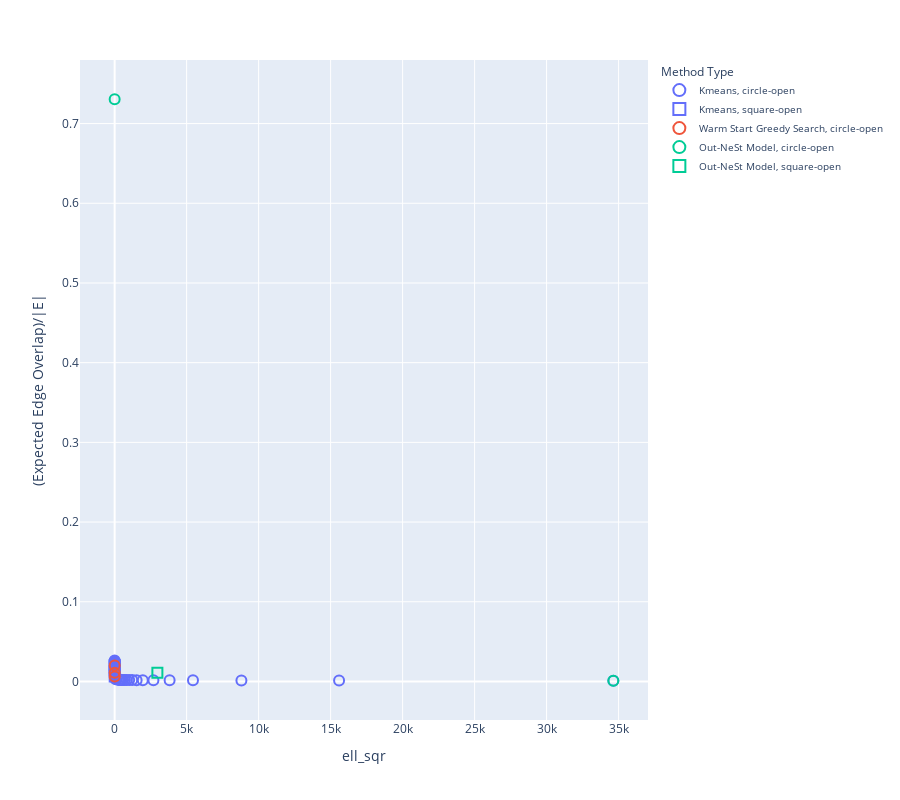

Notebook code for this chart:
### Code cell
import pandas as pd
import plotly.express as px

def get_method_type_name(method_type):
    if 'Kmeans' in method_type:
        return 'Kmeans'
    elif 'Warm Start Greedy Search' in method_type:
        return 'Warm Start Greedy Search'
    elif 'Greedy Search' in method_type:
        return 'Greedy Search'
    elif 'Opt. Cont. Scal.' in method_type:
        return 'Opt. Cont. Scal.'
    elif 'Out-NeSt Model' in method_type:
        return 'Out-NeSt Model'
    else:
        return 'Other'

dfplot['method_type_name'] = dfplot['method_type'].apply(get_method_type_name)
dfplot['(Expected Edge Overlap)/|E|'] = dfplot['expected_edge_overlap'] / G.number_of_edges()

# Determining shape based on is_pareto_front
dfplot['shape'] = dfplot['is_pareto_front'].apply(lambda x: 'circle-open' if x else 'square-open')

# Plotting with Plotly
fig = px.scatter(
    dfplot,
    x='ell_sqr',
    y='(Expected Edge Overlap)/|E|',
    hover_data=['method_type'],
    symbol='shape',
    color='method_type_name',
    symbol_sequence=['circle-open', 'square-open']
)

fig.update_traces(marker=dict(size=10, line=dict(width=2)))

# Updating layout for legend
fig.update_layout(
    height=800,
    legend_title_text='Method Type',
    legend=dict(
        title='Method Type',
        itemsizing='constant',
        traceorder='normal',
        font=dict(size=10)
    )
)

fig.show()

### Figure 1 — Plotly figure (JSON) as saved in the notebook; plotly's stock layout.template omitted (floating-point values rounded to 4 significant figures)
{"data": [{"customdata": [["Kmeans1d (k=1) on Katz centrality"], ["Kmeans1d (k=2) on Katz centrality"], ["Kmeans1d (k=3) on Katz centrality"], ["Kmeans1d (k=4) on Katz centrality"], ["Kmeans1d (k=5) on Katz centrality"], ["Kmeans1d (k=6) on Katz centrality"], ["Kmeans1d (k=7) on Katz centrality"], ["Kmeans1d (k=8) on Katz centrality"], ["Kmeans1d (k=9) on Katz centrality"], ["Kmeans1d (k=10) on Katz centrality"], ["Kmeans1d (k=11) on Katz centrality"], ["Kmeans1d (k=12) on Katz centrality"], ["Kmeans1d (k=13) on Katz centrality"], ["Kmeans1d (k=14) on Katz centrality"], ["Kmeans1d (k=15) on Katz centrality"], ["Kmeans1d (k=16) on Katz centrality"], ["Kmeans1d (k=17) on Katz centrality"], ["Kmeans1d (k=18) on Katz centrality"], ["Kmeans1d (k=19) on Katz centrality"], ["Kmeans1d (k=35) on Katz centrality"], ["Kmeans1d (k=65) on Katz centrality"], ["Kmeans1d (k=95) on Katz centrality"], ["Kmeans1d (k=155) on Katz centrality"], ["Kmeans1d (k=185) on Katz centrality"], ["Kmeans1d (k=215) on Katz centrality"], ["Kmeans1d (k=245) on Katz centrality"], ["Kmeans1d (k=275) on Katz centrality"], ["Kmeans1d (k=305) on Katz centrality"], ["Kmeans1d (k=335) on Katz centrality"], ["Kmeans1d (k=365) on Katz centrality"], ["Kmeans1d (k=395) on Katz centrality"], ["Kmeans1d (k=425) on Katz centrality"], ["Kmeans1d (k=455) on Katz centrality"], ["Kmeans1d (k=485) on Katz centrality"], ["Kmeans1d (k=515) on Katz centrality"], ["Kmeans1d (k=575) on Katz centrality"], ["Kmeans1d (k=605) on Katz centrality"], ["Kmeans1d (k=635) on Katz centrality"], ["Kmeans1d (k=665) on Katz centrality"], ["Kmeans1d (k=695) on Katz centrality"]], "hovertemplate": "method_type_name=Kmeans<br>shape=circle-open<br>ell_sqr=%{x}<br>(Expected Edge Overlap)/|E|=%{y}<br>method_type=%{customdata[0]}<extra></extra>", "legendgroup": "Kmeans, circle-open", "marker": {"color": "#636efa", "line": {"width": 2}, "size": 10, "symbol": "circle-open"}, "mode": "markers", "name": "Kmeans, circle-open", "orientation": "v", "showlegend": true, "type": "scatter", "x": [34640.0, 15590.0, 8804.0, 5441.0, 3818.0, 2693.0, 1954.0, 1527.0, 1218.0, 1008.0, 829.1, 706.1, 589.9, 499.5, 420.0, 363.9, 318.6, 284.9, 254.0, 71.92, 18.2, 7.724, 2.557, 1.754, 1.232, 0.9096, 0.6871, 0.534, 0.4253, 0.3475, 0.2894, 0.2444, 0.2078, 0.1782, 0.154, 0.1177, 0.1039, 0.09242, 0.08266, 0.07422], "xaxis": "x", "y": [0.000903, 0.001186, 0.001302, 0.001407, 0.001474, 0.001537, 0.001609, 0.001665, 0.001726, 0.001758, 0.0018, 0.001896, 0.001936, 0.001992, 0.002038, 0.002073, 0.00211, 0.002151, 0.002183, 0.002838, 0.003998, 0.005089, 0.007337, 0.00849, 0.009513, 0.0105, 0.01166, 0.01271, 0.01364, 0.01463, 0.01566, 0.0168, 0.01775, 0.01879, 0.0198, 0.02177, 0.02295, 0.02417, 0.02545, 0.02638], "yaxis": "y"}, {"customdata": [["Kmeans1d (k=125) on Katz centrality"], ["Kmeans1d (k=545) on Katz centrality"]], "hovertemplate": "method_type_name=Kmeans<br>shape=square-open<br>ell_sqr=%{x}<br>(Expected Edge Overlap)/|E|=%{y}<br>method_type=%{customdata[0]}<extra></extra>", "legendgroup": "Kmeans, square-open", "marker": {"color": "#636efa", "line": {"width": 2}, "size": 10, "symbol": "square-open"}, "mode": "markers", "name": "Kmeans, square-open", "orientation": "v", "showlegend": true, "type": "scatter", "x": [4.152, 0.1342], "xaxis": "x", "y": [0.006248, 0.0208], "yaxis": "y"}, {"customdata": [["Warm Start Greedy Search (w=0.005)"], ["Warm Start Greedy Search (w=0.0005)"], ["Warm Start Greedy Search (w=5e-05)"]], "hovertemplate": "method_type_name=Warm Start Greedy Search<br>shape=circle-open<br>ell_sqr=%{x}<br>(Expected Edge Overlap)/|E|=%{y}<br>method_type=%{customdata[0]}<extra></extra>", "legendgroup": "Warm Start Greedy Search, circle-open", "marker": {"color": "#EF553B", "line": {"width": 2}, "size": 10, "symbol": "circle-open"}, "mode": "markers", "name": "Warm Start Greedy Search, circle-open", "orientation": "v", "showlegend": true, "type": "scatter", "x": [3.604, 0.7181, 0.1322], "xaxis": "x", "y": [0.006244, 0.01087, 0.01995], "yaxis": "y"}, {"customdata": [["Out-NeSt Model (d=0)"], ["Out-NeSt Model (d=2)"]], "hovertemplate": "method_type_name=Out-NeSt Model<br>shape=circle-open<br>ell_sqr=%{x}<br>(Expected Edge Overlap)/|E|=%{y}<br>method_type=%{customdata[0]}<extra></extra>", "legendgroup": "Out-NeSt Model, circle-open", "marker": {"color": "#00cc96", "line": {"width": 2}, "size": 10, "symbol": "circle-open"}, "mode": "markers", "name": "Out-NeSt Model, circle-open", "orientation": "v", "showlegend": true, "type": "scatter", "x": [34640.0, 0.02655], "xaxis": "x", "y": [0.000903, 0.7305], "yaxis": "y"}, {"customdata": [["Out-NeSt Model (d=1)"]], "hovertemplate": "method_type_name=Out-NeSt Model<br>shape=square-open<br>ell_sqr=%{x}<br>(Expected Edge Overlap)/|E|=%{y}<br>method_type=%{customdata[0]}<extra></extra>", "legendgroup": "Out-NeSt Model, square-open", "marker": {"color": "#00cc96", "line": {"width": 2}, "size": 10, "symbol": "square-open"}, "mode": "markers", "name": "Out-NeSt Model, square-open", "orientation": "v", "showlegend": true, "type": "scatter", "x": [2968.0], "xaxis": "x", "y": [0.01099], "yaxis": "y"}], "layout": {"height": 800, "legend": {"font": {"size": 10}, "itemsizing": "constant", "title": {"text": "Method Type"}, "tracegroupgap": 0, "traceorder": "normal"}, "margin": {"t": 60}, "xaxis": {"anchor": "y", "domain": [0, 1], "title": {"text": "ell_sqr"}}, "yaxis": {"anchor": "x", "domain": [0, 1], "title": {"text": "(Expected Edge Overlap)/|E|"}}}}
